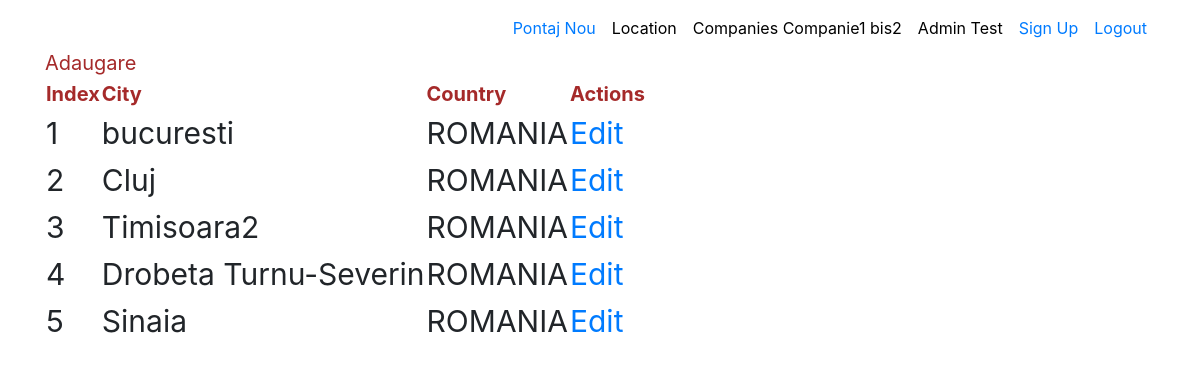
The page /location/ (signed in) on the database its author committed.
### aplicatie2/models.py (models this page shows, shortened)
class Companies(models.Model):
    name = models.CharField(max_length=50)
    website = models.CharField(max_length=100)
    type = models.CharField(max_length=10, choices=companies_choices)
    active = models.BooleanField(default=True)
    location = models.ForeignKey(Location, on_delete=models.CASCADE)

### aplicatie1/models.py (models this page shows, shortened)
class Location(models.Model):
    country = models.CharField(max_length=100)
    city = models.CharField(max_length=100)

### aplicatie1/views.py (the view)
# urls.py: path('', views.HomeIndex.as_view(), name="home"),
class HomeIndex(LoginRequiredMixin, ListView):
    model = Location
    template_name = 'aplicatie1/location_index.html'
    context_object_name = 'all_locations'

### proiect/context_processors.py (called while the page is built)
def get_company_name(request):
    if request.user.is_authenticated:
        return {'customer_name': request.user.userextend.customer.name}
    else:
        return {}

def is_ready_to_word(request):
    if request.user.is_authenticated:
        if Pontaj.objects.filter(user_id=request.user.id,  end_date=None).exists() is True:
            return {'ready_to_work': False}
        return {'ready_to_work': True}
    return {}

### templates/aplicatie1/location_index.html
{% extends 'base.html' %}
{% block content %}
    <br>
    <br>
    <a href="{% url 'aplicatie1:adaugare' %}" class="header_style">Adaugare</a>
    <table id="id_tabel">
        <thead class="header_style">
        <th>Index</th>
        <th>City</th>
        <th>Country</th>
        <th>Actions</th>
        </thead>
        <tbody>
        {% for item in all_locations %}
            <tr>
                <td>{{ forloop.counter }}</td>
                <td>{{ item.city }}</td>
                <td>{{ item.country|upper }}</td>
                <td><a href="{% url 'aplicatie1:modificare' item.id %}">Edit</a></td>
            </tr>
        {% endfor %}
        </tbody>
    </table>
{% endblock %}

### templates/base.html (shortened to what this page needs)
<!DOCTYPE html>
<html lang="en">
<head>
    {% load static %}
    <link rel="stylesheet" href="https://maxcdn.bootstrapcdn.com/bootstrap/4.0.0/css/bootstrap.min.css"
>
    <link href="{% static 'css/style.css' %}" rel="stylesheet">
</head>
<body class="about-us">
<nav class="navbar navbar-expand-lg fixed-top navbar-transparent nav-down" color-on-scroll="200">
    <div class="container">
        <div class="collapse navbar-collapse">
            <ul class="navbar-nav ml-auto">
                {% if request.user.is_authenticated %}
                {% if ready_to_work %}
                <li class="nav-item">
                    <a class="nav-link" href="{% url 'userprofile:pontaj' %}">
                        Pontaj Nou
                    </a>
                </li>
                {% else %}
                <li class="nav-item">
                    <a class="nav-link" href="{% url 'userprofile:stop' request.user.id %}">
                        Ai pontat deja
                    </a>
                </li>
                {% endif %}
                {% endif %}
                <li class="nav-item">
                    <a href="{% url 'aplicatie1:home' %}" class="nav-link" style="color:black">
                        Location
                    </a>
                </li>
                <li class="nav-item">
                    <a href="{% url 'aplicatie2:home' %}" class="nav-link" style="color:black">
                        Companies {{ customer_name }}
                    </a>
                </li>
                {% if request.user.is_authenticated %}
                    <li class="nav-item">
                        <a href="{% url 'userprofile:update_profile' request.user.id %}" class="nav-link"
                           style="color: black">{{ request.user.first_name }} {{ request.user.last_name }}</a>
                    </li>
                {% endif %}
                <li class="nav-item">
                    <a href="{% url 'userprofile:new_account' %}" class="nav-link">
                        Sign Up
                    </a>
                </li>
                {% if request.user.is_authenticated == True %}
                    <li class="nav-item">
                        <a href="{% url 'logout' %}" class="nav-link">
                            Logout
                        </a>
                    </li>
                {% endif %}
            </ul>
        </div>
    </div>
</nav>
<div class="page-header page-header-small">
    <div class="content-center">
        <div class="container">
            {% block content %}
            {% endblock %}
        </div>
    </div>
</div>
</body>
</html>

### static/css/style.css (style rules this page uses)
.header_style { font-size: 20px; color: brown; }
#id_tabel { font-size: 30px; }

### rows shown on the page
Companies: name "Companie1 bis2"
Location: city "bucuresti", country "ROMANIA"
Location: city "Cluj", country "ROMANIA"
Location: city "Timisoara2", country "ROMANIA"
Location: city "Drobeta Turnu-Severin", country "ROMANIA"
Location: city "Sinaia", country "ROMANIA"

### other values the page prints
{{ request.user.first_name }} "Admin"
{{ request.user.last_name }} "Test"
